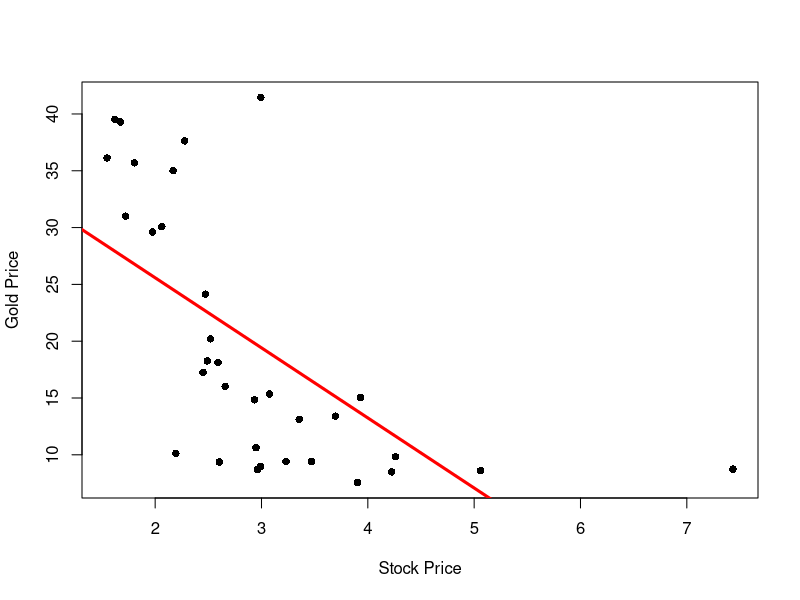
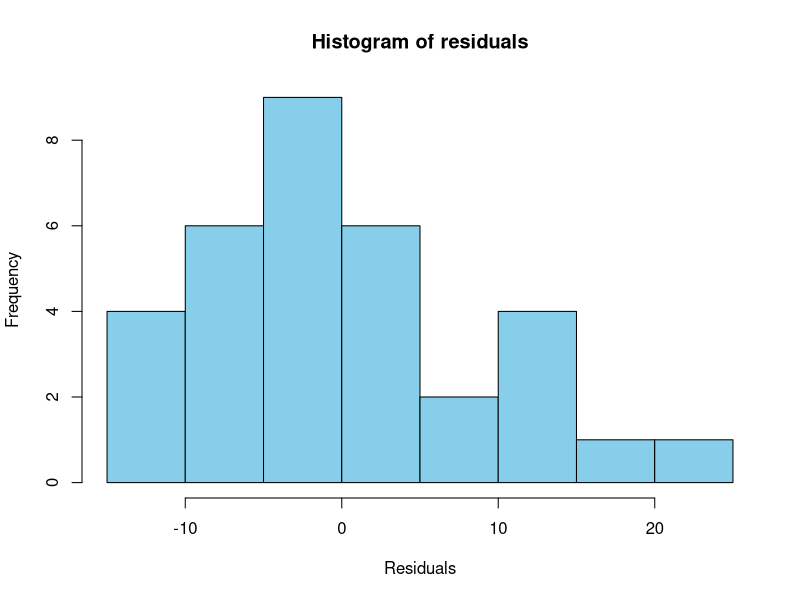
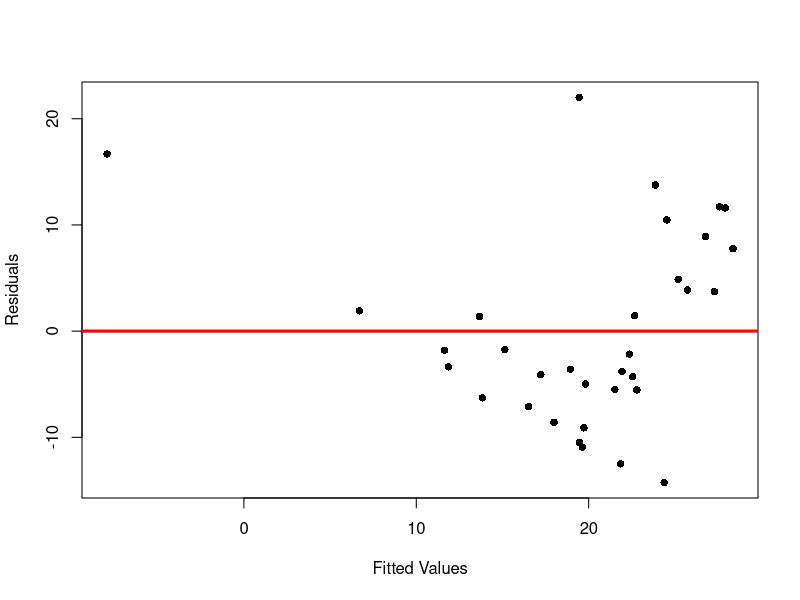
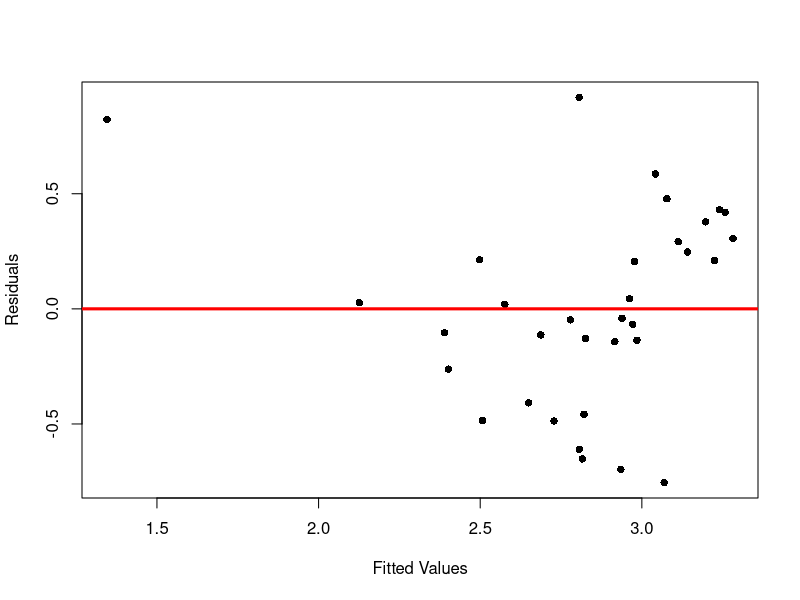
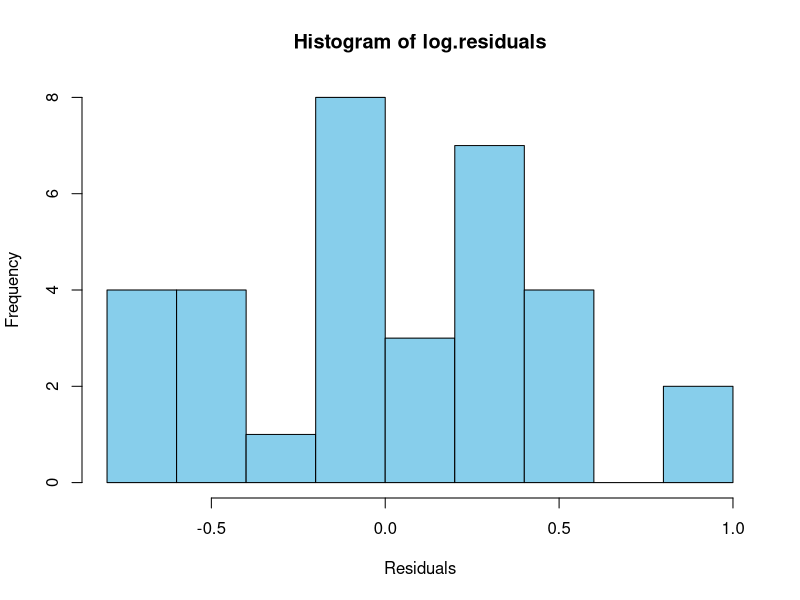

The R script that drew these images, in order:
# Remember to save data on Desktop

# Change working directory to Desktop
# In MacOS type
# setwd("~/Desktop")

# In Windows type
# setwd("C:/Users/YourUsername/Desktop")

# Load dataset on Stock Vs Gold prices
prices <- read.table(file = "stock_gold.txt",
                    header = TRUE)

# Store data-frame into 2 vectors
stock.price <- prices[ , 1]
gold.price <- prices[ , 2]

# Fit regression model
model <- lm(gold.price ~ stock.price)

# Scatter plot
plot(stock.price, 
     gold.price, 
     xlab = "Stock Price", 
     ylab = "Gold Price",
     pch = 16) 

# Plot regression line
abline(model, col = "red", lwd = 3)

# Compute residuals
residuals <- model$resid

# Histogram of residuals
hist(residuals,
xlab = "Residuals",
ylab = "Frequency",
col = "skyblue")

# Compute fitted values
fitted <- model$fitted

# Plot the residual graph
plot(fitted, residuals,
     xlab = "Fitted Values", 
     ylab = "Residuals",
     pch = 16)

# Add y = 0 line for reference
abline(0, 0, col = "red", lwd = 3)

# Transform data via log(y)
log.gold.price <- log(gold.price)

# Fit linear model with log(y) data
log.model <- lm(log.gold.price ~ stock.price)

# Compute residuals for log model
log.residuals <- log.model$resid

# Compute fitted values for log model
log.fitted <- log.model$fitted

# Plot residual graph for transformed model
plot(log.fitted, log.residuals,
     xlab = "Fitted Values", 
     ylab = "Residuals",
     pch = 16)

# Add y = 0 line for reference
abline(0, 0, col = "red", lwd = 3)

# Histogram of residuals for transformed model
hist(log.residuals,
xlab = "Residuals",
ylab = "Frequency",
col = "skyblue")